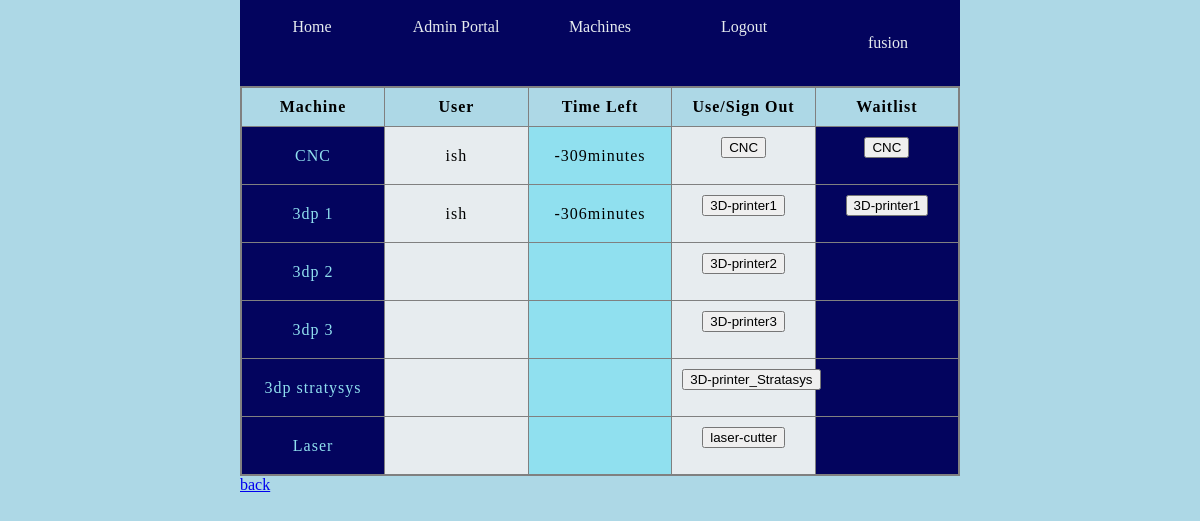
/reservation (signed in), run on an earlier commit of the app's database.
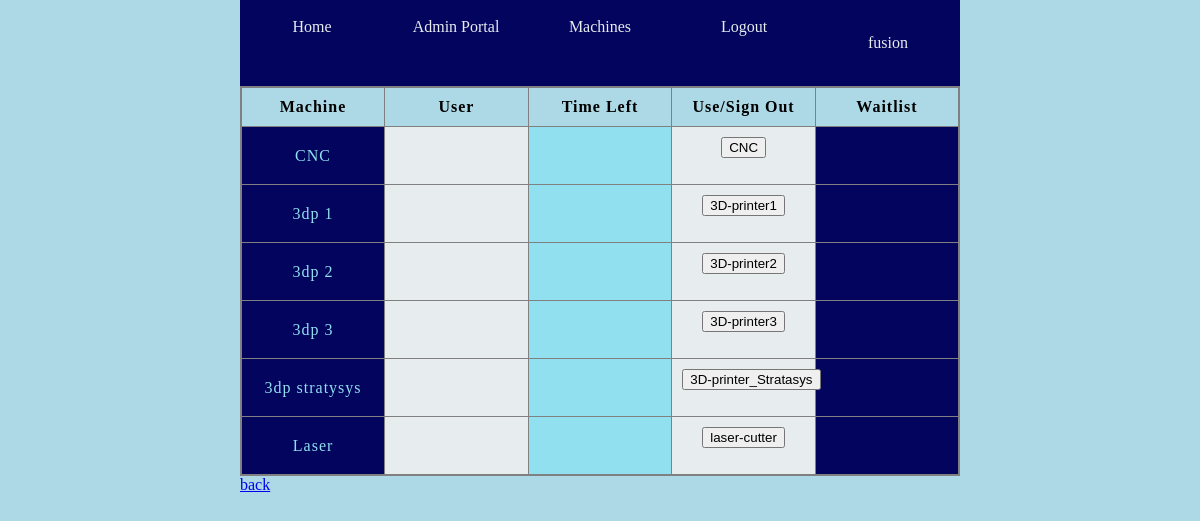
And on a later commit of the database.
### tables this page shows
CREATE TABLE reservations (id INTEGER PRIMARY KEY AUTOINCREMENT, machine_name TEXT, username TEXT, time TEXT, in_use INTEGER);

### __init__.py (the view)
@app.route("/reservation", methods=["GET","POST"])
def reservation():
    if session.get('username') is None:
        return redirect("/")
    laser = machine_column("laser-cutter")
    print(laser[1])
    if laser[1] != '':
        lt = str(round((datetime.fromisoformat(laser[1]) - datetime.now()).total_seconds() / 60)) + "minutes"
        laser[1] = lt
    p1 = machine_column("3D-printer1")
    if p1[1] != '':
        p1t = str(round((datetime.fromisoformat(p1[1]) - datetime.now()).total_seconds() / 60)) + "minutes"
        p1[1] = p1t
    p2 = machine_column("3D-printer2")
    if p2[1] != '':
        p2t = str(round((datetime.fromisoformat(p2[1]) - datetime.now()).total_seconds() / 60)) + "minutes"
        p2[1] = p2t
    p3 = machine_column("3D-printer3")
    if p3[1] != '':
        p3t = str(round((datetime.fromisoformat(p3[1]) - datetime.now()).total_seconds() / 60)) + "minutes"
        p3[1] = p3t
    strat = machine_column("3D-printer_Stratasys")
    if strat[1] != '':
        st = str(round((datetime.fromisoformat(strat[1]) - datetime.now()).total_seconds() / 60)) + "minutes"
        strat[1] = st
    cnc = machine_column("CNC")
    if cnc[1] != '':
        cnct = str(round((datetime.fromisoformat(cnc[1]) - datetime.now()).total_seconds() / 60)) + "minutes"
        cnc[1] = cnct
    return render_template("reservation.html", laser = laser, p1 = p1, p2 = p2, p3 = p3, strat = strat, cnc = cnc,user=session["username"])

### data/machines.py (called while the page is built)
def get_latest(machine):
    t = reservations.get_main_value_from_conditions(["machine_name", "in_use"],[machine,1])
    if t == None:
        return "not in use"
    else:
        return t[0]

def machine_column(machine):
    c = []
    id = get_latest(machine)
    if id == "not in use":
        c = ['','',"not in use"]
        return c
    username = get_username(id)[0]
    time = get_time(id)[0]
    in_use = "currently in use"
    c.append(username)
    c.append(time)
    c.append(in_use)
    return c

def get_username(id):
    return reservations.get_non_main_value("id",id,"username")

def get_time(id):
    return reservations.get_non_main_value("id",id,"time")

### data/table.py (called while the page is built)
    def get_non_main_value(self, search_type, search_query, value):
        self.c.execute(
            f"SELECT {value} FROM {self.table_name} WHERE {search_type} = '{search_query}'")
        return self.c.fetchone()

    def get_main_value_from_conditions(self,parameters,conditions):
        if not len(parameters) == len(conditions):
            return "error"
        conditional_string = "WHERE "
        for row in range(len(parameters)):
            parameter = parameters[row]
            condition = conditions[row]
            equal_statement = f"{parameter} = '{condition}'"
            if not row == 0:
                equal_statement = " AND " + equal_statement
            conditional_string += equal_statement
        self.c.execute(
            f"SELECT {self.search_field} FROM {self.table_name} {conditional_string}")
        return self.c.fetchone()

### templates/reservation.html (shortened to what this page needs)
<html>
  <head>
    <link rel="stylesheet" href="../static/css/style.css">
  </head>
<body>
  <div class="topnav">
    <a href="/">Home</a>
    <a href="/admin_calendar">Admin Portal</a>
    <a href="/reservation">Machines</a>
    <a href="/logout">Logout</a>
    <p>{{user}}</p>
  </div>
  <table>
    <tr>
      <th>Machine</th>
      <th>User</th>
      <th>Time Left</th>
      <th>Use/Sign Out</th>
      <th>Waitlist</th>
    </tr>
    <tr>
      <td>CNC</td>
      <td>{{cnc[0]}}</td>
      <td>{{cnc[1]}}</td>
      <td>
        {% if cnc[2] == "not in use" %}
          <form action="/machine">
            <input type="submit" name="machineName" value = "CNC">
          </form>
        {% else %}
        <form action="/signOutList">
          <input type="submit" name="machineName" value = "CNC">
        </form>
        {% endif %}
      </td>
      <td>
        {% if cnc[2] != "not in use" %}
        <form action="/machine">
          <input type="submit" name="machineName" value = "CNC">
        </form>
        {% endif %}
      </td>
    </tr>
    <tr>
      <td>3dp 1</td>
      <td>{{p1[0]}}</td>
      <td>{{p1[1]}}</td>
      <td>
        {% if p1[2] == "not in use" %}
          <form action="/machine">
            <input type="submit" name="machineName" value = "3D-printer1">
          </form>
        {% else %}
        <form action="/signOutList">
          <input type="submit" name="machineName" value = "3D-printer1">
        </form>
        {% endif %}
      </td>
      <td>
        {% if p1[2] != "not in use" %}
        <form action="/machine">
          <input type="submit" name="machineName" value = "3D-printer1">
        </form>
        {% endif %}
      </td>
    </tr>
    <tr>
      <td>3dp 2</td>
      <td>{{p2[0]}}</td>
      <td>{{p2[1]}}</td>
      <td>
        {% if p2[2] == "not in use" %}
          <form action="/machine">
            <input type="submit" name="machineName" value = "3D-printer2">
          </form>
        {% else %}
        <form action="/signOutList">
          <input type="submit" name="machineName" value = "3D-printer2">
        </form>
        {% endif %}
      </td>
      <td>
      </td>
    </tr>
    <tr>
      <td>3dp 3</td>
      <td>{{p3[0]}}</td>
      <td>{{p3[1]}}</td>
      <td>
        {% if p3[2] == "not in use" %}
          <form action="/machine">
            <input type="submit" name="machineName" value = "3D-printer3">
          </form>
        {% else %}
        <form action="/signOutList">
          <input type="submit" name="machineName" value = "3D-printer3">
        </form>
        {% endif %}
      </td>
      <td>
      </td>
    </tr>
    <tr>
      <td>3dp stratysys</td>
      <td>{{strat[0]}}</td>
      <td>{{strat[1]}}</td>
      <td>
        {% if strat[2] == "not in use" %}
          <form action="/machine">
            <input type="submit" name="machineName" value = "3D-printer_Stratasys">
          </form>
        {% else %}
        <form action="/signOutList">
          <input type="submit" name="machineName" value = "3D-printer_Stratasys">
        </form>
        {% endif %}
      </td>
      <td>
      </td>
    </tr>
    <tr>
      <td>Laser</td>
      <td>{{laser[0]}}</td>
      <td>{{laser[1]}}</td>
      <td>
        {% if laser[2] == "not in use" %}
          <form action="/machine">
            <input type="submit" name="machineName" value = "laser-cutter">
          </form>
        {% else %}
        <form action="/signOutList">
          <input type="submit" name="machineName" value = "laser-cutter">
        </form>
        {% endif %}
      </td>
      <td>
      </td>
    </tr>
  </table>
  <a href="{{ url_for('index') }}">back</a>
</html>

### static/css/style.css (style rules this page uses)
:root { --my-white: #e7ecefff; --my-light-blue: #90E0EF; --my-pale-blue: #ADD8E6; --my-blue: #00B4D8; --my-dark-blue: #03045E; --my-font-family: "Georgia", serif; }
html { display: table; margin: auto; width: 60%; }
body { display: table-cell; vertical-align: middle; background:var(--my-pale-blue); font-family: var(--my-font-family); }
.topnav { background-color: var(--my-dark-blue); overflow: hidden; }
.topnav a { float: left; color: var(--my-white); text-align: center; padding: 2.5% 0px; text-decoration: none; font-size: 1rem; width: 20%; }
.topnav p { float: left; color: var(--my-white); text-align: center; padding: 2.5% 0px; text-decoration: none; font-size: 1rem; width: 20%; }
table { border-collapse: collapse; border: 2px solid grey; letter-spacing: 1px; font-family: var(--my-font-family); font-size: 1rem; table-layout: fixed; width: 100%; }
td, th { border: 1px solid grey; padding: 10px; }
td { text-align: center; height: 20px; width: 100%; }
td:nth-child(even) { background-color: var(--my-white); }
td:nth-child(odd) { background-color: var(--my-light-blue); }
td:first-child, td:last-child { background-color: var(--my-dark-blue); color:var(--my-light-blue); }

What changed in the data, as far as the page shows it:
removed reservations: username "ish"
removed reservations: username "ish"
Also different on the page:
form field machineName: (not shown) → "CNC"
form field machineName: (not shown) → "3D-printer1"
{{ cnc[1] }}: "-309minutes" → (not shown)
form field machineName: "CNC" → (not shown)
{{ p1[1] }}: "-306minutes" → (not shown)
form field machineName: "3D-printer1" → (not shown)
